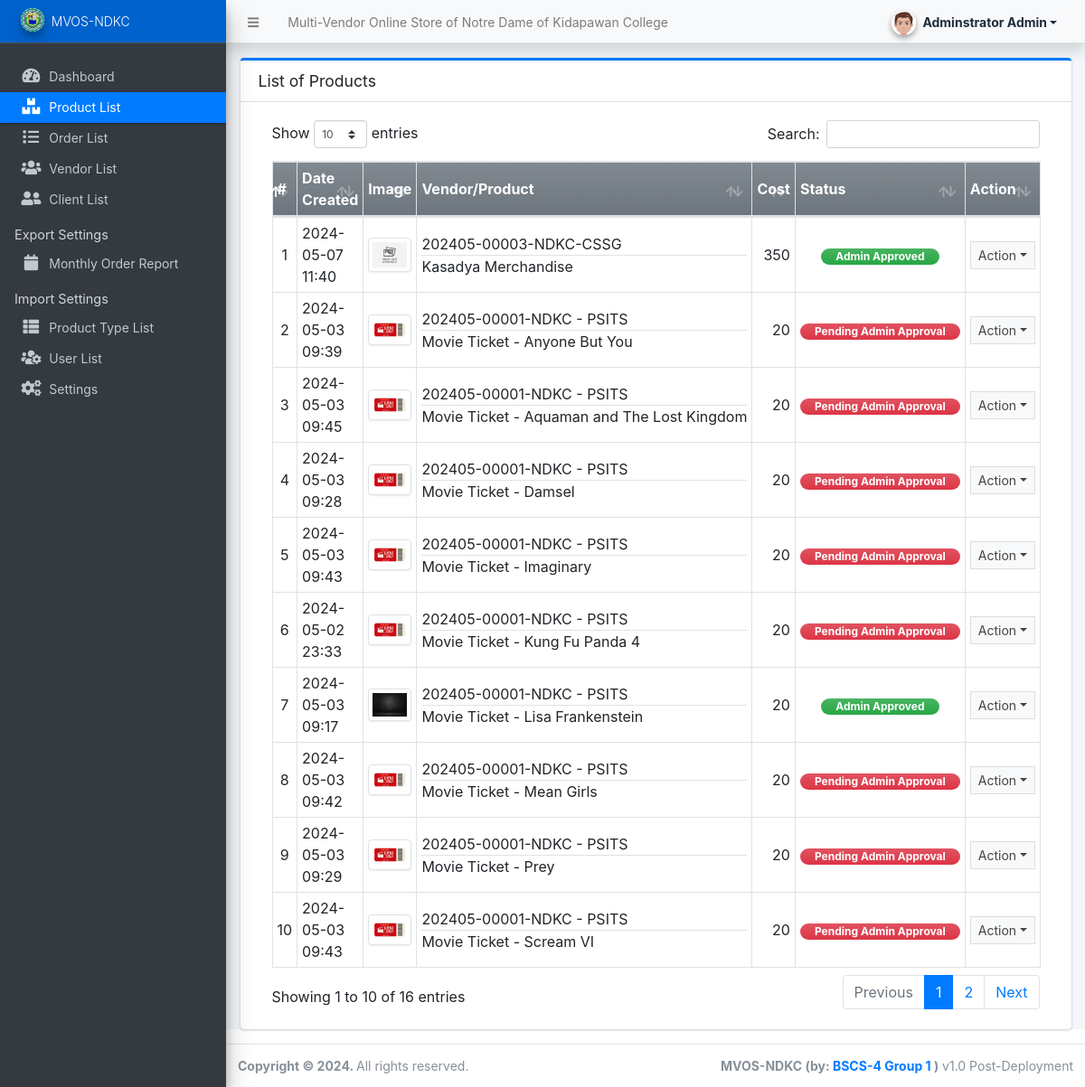
Page /admin/?page=products (signed in) on the committed database.
### tables this page shows
CREATE TABLE `product_list` (
  `id` int(30) NOT NULL,
  `vendor_id` int(30) DEFAULT NULL,
  `category_id` int(30) DEFAULT NULL,
  `name` text NOT NULL,
  `description` text NOT NULL,
  `price` double NOT NULL DEFAULT 0,
  `stock_available` int(11) NOT NULL DEFAULT 0,
  `approval_status` int(11) DEFAULT 0,
  `image_path` text DEFAULT NULL,
  `product_images` text DEFAULT NULL,
  `status` tinyint(1) NOT NULL DEFAULT 1,
  `delete_flag` tinyint(1) NOT NULL DEFAULT 0,
  `date_created` datetime NOT NULL DEFAULT current_timestamp(),
  `date_updated` datetime DEFAULT NULL ON UPDATE current_timestamp()
);

CREATE TABLE `vendor_list` (
  `id` int(30) NOT NULL,
  `code` varchar(100) NOT NULL,
  `shop_type_id` int(30) NOT NULL,
  `shop_name` text NOT NULL,
  `shop_owner` text NOT NULL,
  `contact` text NOT NULL,
  `username` text NOT NULL,
  `password` text NOT NULL,
  `avatar` text DEFAULT NULL,
  `status` tinyint(1) NOT NULL DEFAULT 1,
  `delete_flag` tinyint(1) NOT NULL DEFAULT 0,
  `date_created` datetime NOT NULL DEFAULT current_timestamp(),
  `date_updated` datetime DEFAULT NULL ON UPDATE current_timestamp()
);

### config.php (called while the page is built, shortened)
<?php
function validate_image($file){
    $file = explode("?",$file)[0];
	if(!empty($file)){
		if(is_file(base_app.$file)){
			return base_url.$file;
		}else{
			return base_url.'dist/img/no-image-available.png';
		}
	}else{
		return base_url.'dist/img/no-image-available.png';
	}
}
function format_num($number = 0, $max_decimal = ''){
    if(is_numeric($number)){
        $ex = explode('.',$number);
        $dec = isset($ex[1]) ? strlen($ex[1]) : 0;
        if(empty($max_decimal) || (is_numeric($max_decimal) && $max_decimal >= $dec)){
            return number_format($number,$dec);
        }else{
            if(is_numeric($max_decimal))
                return number_format($number,$max_decimal);
            else
                return "Invalid Maximum Decimal";
        }
    }else{
        return "Invalid Number";
    }
}
?>

### admin/products/index.php (the view, shortened to what this page needs)
<div class="card card-outline card-primary">
	<div class="card-header">
		<h3 class="card-title">List of Products</h3>
	</div>
	<div class="card-body">
		<div class="container-fluid">
        <div class="container-fluid">
			<table class="table table-bordered table-stripped">
				<colgroup>
					<col width="5%">
					<col width="15%">
					<col width="10%">
					<col width="25%">
					<col width="15%">
					<col width="15%">
					<col width="15%">
				</colgroup>
				<thead>
					<tr class="bg-gradient-secondary">
						<th>#</th>
						<th>Date Created</th>
						<th>Image</th>
						<th>Vendor/Product</th>
						<th>Cost</th>
						<th>Status</th>
						<th>Action</th>
					</tr>
				</thead>
				<tbody>
					<?php
					$i = 1;
						$qry = $conn->query("SELECT p.*,v.code, v.shop_name as `vendor` from `product_list` p inner join vendor_list v on p.vendor_id = v.id where p.delete_flag = 0 order by p.`name` asc ");
						while($row = $qry->fetch_assoc()):
					?>
						<tr>
							<td class="text-center"><?php echo $i++; ?></td>
							<td><?php echo date("Y-m-d H:i",strtotime($row['date_created'])) ?></td>
							<td class="text-center"><img src="<?= validate_image($row['image_path']) ?>" alt="Product Image" class="border border-gray img-thumbnail product-img"></td>
							<td>
								<div class="border-bottom text-truncate"><?= $row['code'].'-'.$row['vendor'] ?></div>
								<div class="text-truncate"><?= $row['name'] ?></div>
							</td>
							<td class="text-right"><?php echo format_num($row['price']) ?></td>
							<td class="text-center">
                                <?php if($row['status'] == 0): ?>
                                    <span class="badge badge-success bg-gradient-success px-3 rounded-pill">Admin Approved</span>
                                <?php else: ?>
                                    <span class="badge badge-danger bg-gradient-danger px-3 rounded-pill">Pending Admin Approval</span>
                                <?php endif; ?>
                            </td>
							<td align="center">
								 <button type="button" class="btn btn-flat btn-default btn-sm dropdown-toggle dropdown-icon" data-toggle="dropdown">
				                  		Action
				                  </button>
							</td>
						</tr>
					<?php endwhile; ?>
				</tbody>
			</table>
		</div>
		</div>
	</div>
</div>

### admin/products/index.php (style rules this page uses)
.product-img { width: calc(100%); height: auto; max-width: 5em; object-fit:scale-down; object-position:center center; }

### rows in the picture
product_list: date_created "2024-05-07 11:40", shows a picture, vendor.code "202405-00003", vendor.shop_name "NDKC-CSSG", name "Kasadya Merchandise", price "350", status "Admin Approved"
product_list: date_created "2024-05-03 09:39", vendor.code "202405-00001", vendor.shop_name "NDKC - PSITS", name "Movie Ticket - Anyone But You", price "20", status "Pending Admin Approval"
product_list: date_created "2024-05-03 09:45", vendor.code "202405-00001", vendor.shop_name "NDKC - PSITS", name "Movie Ticket - Aquaman and The Lost Kingdom", price "20", status "Pending Admin Approval"
product_list: date_created "2024-05-03 09:28", vendor.code "202405-00001", vendor.shop_name "NDKC - PSITS", name "Movie Ticket - Damsel", price "20", status "Pending Admin Approval"
product_list: date_created "2024-05-03 09:43", vendor.code "202405-00001", vendor.shop_name "NDKC - PSITS", name "Movie Ticket - Imaginary", price "20", status "Pending Admin Approval"
product_list: date_created "2024-05-02 23:33", vendor.code "202405-00001", vendor.shop_name "NDKC - PSITS", name "Movie Ticket - Kung Fu Panda 4", price "20", status "Pending Admin Approval"
product_list: date_created "2024-05-03 09:17", shows a picture, vendor.code "202405-00001", vendor.shop_name "NDKC - PSITS", name "Movie Ticket - Lisa Frankenstein", price "20", status "Admin Approved"
product_list: date_created "2024-05-03 09:42", vendor.code "202405-00001", vendor.shop_name "NDKC - PSITS", name "Movie Ticket - Mean Girls", price "20", status "Pending Admin Approval"
product_list: date_created "2024-05-03 09:29", vendor.code "202405-00001", vendor.shop_name "NDKC - PSITS", name "Movie Ticket - Prey", price "20", status "Pending Admin Approval"
product_list: date_created "2024-05-03 09:43", vendor.code "202405-00001", vendor.shop_name "NDKC - PSITS", name "Movie Ticket - Scream VI", price "20", status "Pending Admin Approval"

### other values in the picture
$_settings->info('name') "Multi-Vendor Online Store of Notre Dame of Kidapawan College"
$_settings->userdata('firstname').' '.$_settings->userdata('lastname') "Adminstrator Admin"
$_settings->info('short_name') "MVOS-NDKC"
